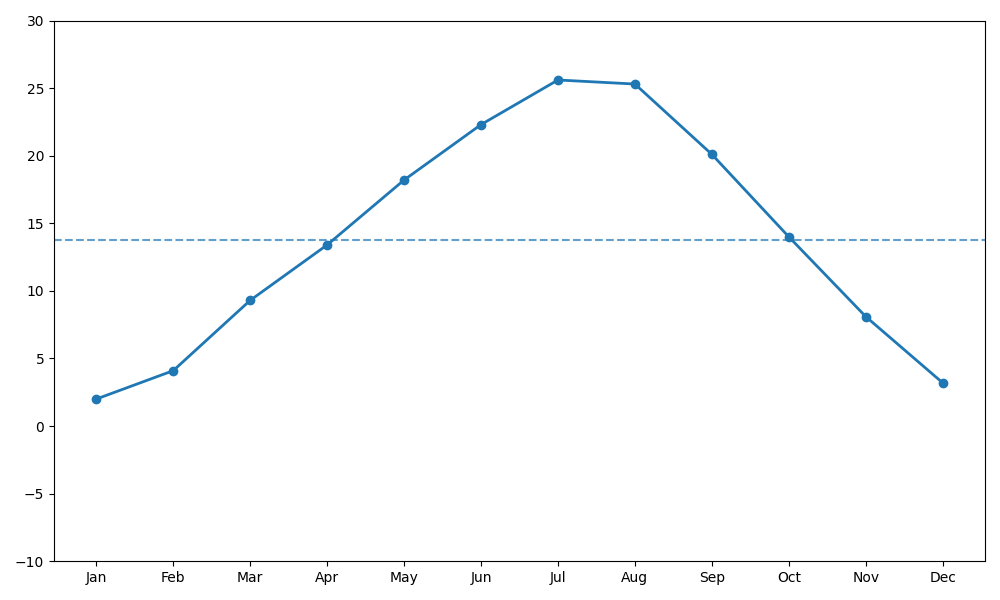

Write Python code to recreate this figure.
import matplotlib.pyplot as plt
import numpy as np

months = np.array(['Jan', 'Feb', 'Mar', 'Apr', 'May', 'Jun', 'Jul', 'Aug', 'Sep', 'Oct', 'Nov', 'Dec'])
city_a_temps = np.array([2.0, 4.1, 9.3, 13.4, 18.2, 22.3, 25.6, 25.3, 20.1, 14.0, 8.1, 3.2])

avg_city_a = np.mean(city_a_temps)

fig, ax = plt.subplots(figsize=(10, 6))

# Using a single consistent color across all plotting elements
consistent_color = '#1f77b4'

ax.plot(months, city_a_temps, marker='o', color=consistent_color, linewidth=2)
ax.axhline(y=avg_city_a, color=consistent_color, linestyle='--', linewidth=1.5, alpha=0.7)

ax.set_xticks(months)
ax.set_yticks(np.arange(-10, 31, 5))
ax.set_ylim(-10, 30)

plt.tight_layout()
plt.show()
